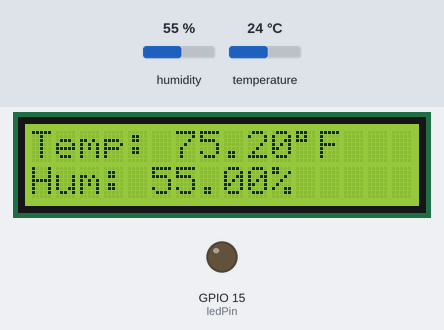
Recording of a sketch running on a simulated ESP32. On the bench: 16×2 character LCD, output pins drawn as LEDs (lit = HIGH). The test bench sets the inputs (shaded band); at power-on: temperature 24 °C, humidity 55 %. WiFi joins after 1.5 s; servers stay silent unless stated; uploads are accepted with an empty reply; what the sketch prints to the serial monitor is not drawn.

Above: at 2.9 s.
3.0 s: temperature set to 28 °C
At 11.9 s:
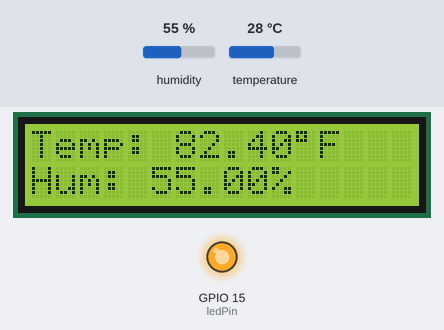
12.5 s: humidity set to 22 %
At 19.9 s:
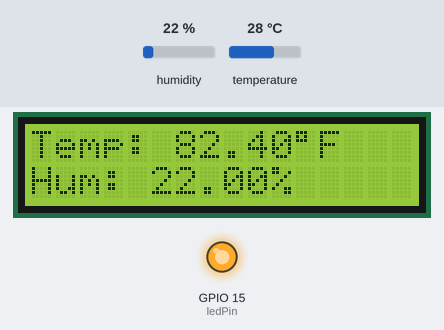
21.1 s: humidity set to 40 %
At 28.5 s:
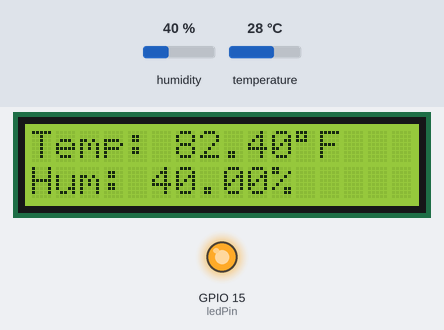
29.7 s: temperature set to 12 °C
At 37.5 s:
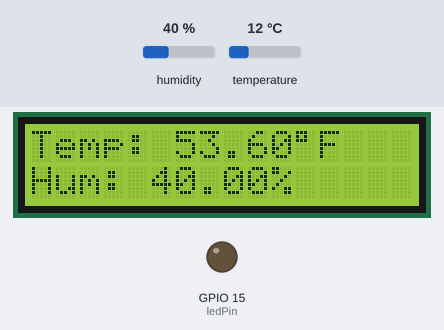
Timing chart, 0 to 39.0 s (numbered marks = the images above; inputs shaded):
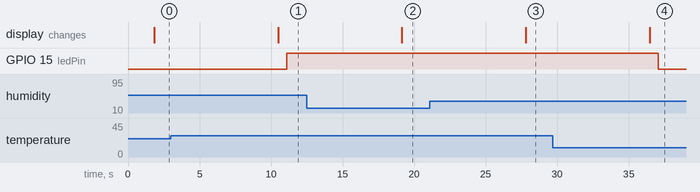

Measured:
- the behaviour switches between 26 and 27 °C on temperature (found by bisection; images 0 and 1)
- after the input at 3.0 s, GPIO 15 (ledPin): LOW → HIGH after 8.1 s; the display: changes after 7.5 s (image 1)
- after the input at 12.5 s, the display: changes after 6.6 s (image 2)
- after the input at 21.1 s, the display: changes after 6.7 s (image 3)
- after the input at 29.7 s, GPIO 15 (ledPin): HIGH → LOW after 7.4 s; the display: changes after 6.8 s (image 4)

The sketch:

8.6_Temp_and_Humdity_w_API.ino
```cpp
//8.6: Temp_Humidity_Monitor
  //https://docs.sunfounder.com/projects/esp32-starter-kit/en/latest/arduino/iot_projects/ar_iot_adafruitio.html

//Reference for the LCD Display
  //https://docs.sunfounder.com/projects/esp32-starter-kit/en/latest/arduino/basic_projects/ar_lcd.html

//=--LIBRARIES--=//
#include <WiFi.h>//handles wifi connection
#include <HTTPClient.h>//allows sending GET & POSTs
#include <ArduinoJson.h> //JSON helper libaray for parsing JSON
#include "DHT.h" //DHT sensor library, (pin, type), used to obtain sensor values
#include <LiquidCrystal_I2C.h>//control I2C LCD display
#include <Wire.h>//control I2C LCD display

//network credentials
// const char* ssid = "UU-IoT";
// const char* password = "0xDEADBEEF";

const char* ssid = "Monica wifi";
const char* password = "3368844443";

  //API URL
  //String apiUrl = "https://petstoredemo.azure-api.net/pet/1"; //test
// String apiUrl = "http://tempandhumidity.azure-api.net";
String apiUrl = "http://lab1-440.azure-api.net/temp-and-humidity";
//subscription key
//String subscriptionKey = "1b4c7bde7691450ea424c9ed91230c17"; //test
String subscriptionKey  = "edb15d72f99f49479cedd9f83db5fbd0";  //for API class API
  //shared access key server needs for authentication
  //will be included in the header

#define DHTPIN 13 //pin number connected to DHT data line
#define DHTTYPE DHT11 //defines which DHT model

DHT dht(DHTPIN, DHTTYPE); //create DHT object
  //used to call functions such as: dht.readTemperatureF

// set pin numbers
const int ledPin = 15;//number of the led pin

LiquidCrystal_I2C lcd(0x27,16,2);// set the LCD address to 0x27 for a 16 chars and 2 line display

// Forward declarations
  //need to declare functions before setup() so compiler knows they exsist
void makeApiRequest();
void sendSensorData(float temp, float hum);
void getLatestReading();
void checkLEDState(float temperatureF);
String getTimeString();

void setup() {

  Serial.begin(115200);
  //start serial monitor at 115200 baud for debugging
  //top right magnifying glass

  Serial.println("Starting setup...");
  //print set-up feedback to serial monitor

  dht.begin();//init DHT sensor lib

  pinMode(ledPin, OUTPUT);//declare LED as output, so modes can be changed (high, low)

  // Initialize LCD
  lcd.init();// initialize the lcd
  lcd.backlight(); // Turns on the LCD backlight.
  lcd.setCursor(0, 0);//set cursor to column 0, row 0
  lcd.print("Starting...");
    //will be on first row

  WiFi.begin(ssid, password);
  // Connect to WiFi w/ credentials

  Serial.print("Connecting to WiFi");
  WiFi.begin(ssid, password);

  //loop until connected
  while (WiFi.status() != WL_CONNECTED) {
    delay(500);
    Serial.print(".");
  }

  if (WiFi.status() == WL_CONNECTED) {
    Serial.println("\nConnected");
    makeApiRequest();
  }

  else {
    Serial.println("\nWiFi failed. Continuing without network...");
  }
}


void loop() {
  //loop doesn't terminate after setup
  //will read sensors and call API


  //read + store sensor data
  float temperatureC = dht.readTemperature();//read temp (c) from DHT sensor
  float temperatureF = (temperatureC * 9.0 / 5.0) + 32.0;  // Fahrenheit
    //returns NaN if errors

  float humidity = dht.readHumidity();//read humditity from DHT sensor
    //returns percentage


  //Print sensor values to the serial monitor for testing
  Serial.print("Temperature (F): ");
  Serial.println(temperatureF);

  Serial.print("Humidity (%): ");
  Serial.println(humidity);

  //display on LCD
  lcd.setCursor(0, 0);//sets cursor at row 1
  lcd.print("Temp: ");
  lcd.print(temperatureF);
  lcd.print((char)223); // degree symbol
  lcd.print("F  ");

  lcd.setCursor(0, 1);//sets cursor at row 2
  lcd.print("Hum: ");
  lcd.print(humidity);
  lcd.print("%   ");

  if (!isnan(temperatureC) && !isnan(humidity)) {
    sendSensorData(temperatureC, humidity);
    getLatestReading();//Show what server stored
    checkLEDState(temperatureF);//Update LED state from server
  }

  delay(8000);
  // float temperature = dht.readTemperature();
  // float humidity = dht.readHumidity();

}

//Post the temperature and humidity data
void sendSensorData(float temp, float hum) {
  //pass in temp and hum as parameters, done in forward declaration

  //create HTTP client
  HTTPClient http;
    //allows for GET and POST requests to API

  //build URL for data endpoint
  String url = apiUrl + "/data";

  //initalize HTTP request
  http.begin(url);

  //Header
  http.addHeader("Content-Type", "application/json");
  http.addHeader("Ocp-Apim-Subscription-Key", subscriptionKey);

  //JSON body
  // String body = "{\"temperature\": " + String(temp) +
  //               ", \"humidity\": " + String(hum) +
  //               ", \"timestamp\": \"" + getTimeString() + "\"}";

  String body = "{\"temperature\": " + String(temp) +
              ", \"humidity\": " + String(hum) +
              ", \"timestamp\": \"" + getTimeString() + "\"}";

  Serial.println("POST Body:");
  Serial.println(body);

  //Send json body in POST
  int code = http.POST(body);

  //print to serial monitor for testing
  Serial.print("POST /data: ");
  Serial.println(code);

  http.end();//end HTTP client
}

//GET
void makeApiRequest() {

  if (WiFi.status() == WL_CONNECTED) {

    //Create HTTP client object for GET request
    HTTPClient http;

    //begin request to URL
    http.begin(apiUrl);

    //header
    http.addHeader("Ocp-Apim-Subscription-Key", subscriptionKey);

    //send GET
    int httpResponseCode = http.GET();

    //print response to serial monitor
    Serial.print("HTTP Response code: ");
    Serial.println(httpResponseCode);

    //If success, print body
    if (httpResponseCode > 0) {
      String payload = http.getString();
      Serial.println("Response:");
      Serial.println(payload);
    } else {
      Serial.println("Request failed!");
    }

    http.end();//http client

  } else {
    Serial.println("WiFi not connected.");
  }
}

//GET
void getLatestReading() {

  //Create HTTP client object for GET request
  HTTPClient http;

  http.begin(apiUrl+"/data/latest");//build url

  //header, GET only needs key
  http.addHeader("Ocp-Apim-Subscription-Key", subscriptionKey);

  //send GET
  int code = http.GET();

  Serial.print("GET /data/latest: ");
  Serial.println(code);

  //if successful print to serial monitor
  if (code == 200) {
    String response = http.getString();
    Serial.println("Latest Data: "+ response);
  }

  http.end();
}

//Get LED state from server
void checkLEDState(float temperatureF) {
  //will POST {"state":"ON"} or {"state":"OFF"}

  HTTPClient http;//new client obj.

  http.begin(apiUrl+"/led");//build url

  //header
  http.addHeader("Content-Type", "application/json");
  http.addHeader("Ocp-Apim-Subscription-Key", subscriptionKey);

  // Turn LED ON if temp > 80F, OFF otherwise
  String state = (temperatureF > 80) ? "ON" : "OFF";
  int code = http.POST("{\"state\":\"" + state + "\"}");
  digitalWrite(ledPin, state == "ON" ? HIGH : LOW);

  //print response if successful
  // if (code == 200) {
  //   String response = http.getString();
  //   Serial.println("LED Response: " + response);

  //   //check led state: on or off
  //   if (response.indexOf("ON") > -1) {
  //     //method for reading response + checking for ON

  //     digitalWrite(ledPin, HIGH);//turn on LED
  //   }

  //   else if (response.indexOf("OFF") > -1) {
  //       //method for reading response + checking for OFF

  //     digitalWrite(ledPin, LOW);//turn off LED
  //   }

  Serial.print("POST /led code: ");
  Serial.println(code);

  if (code > 0) {
    String response = http.getString();
    Serial.println("LED Response: " + response);
  } else {
    Serial.println("LED POST failed");
  }

  digitalWrite(ledPin, state == "ON" ? HIGH : LOW);

  http.end();
  }

  // //print values to serial monitor
  // Serial.print("POST /led code: ");
  // Serial.println(code);

  // String payload = http.getString();
  // Serial.println("LED Payload:");
  // Serial.println(payload);


  // http.end();


// String getTimeString() {
//   unsigned long ms = millis() / 1000; // seconds since boot

//   int hours = (ms / 3600) % 24;
//   int minutes = (ms / 60) % 60;
//   int seconds = ms % 60;

//   //ISO-8601 format for API compatibility
//   char buffer[30];
//   sprintf(buffer, "2025-12-02T%02d:%02d:%02dZ", hours, minutes, seconds);

//   return String(buffer);
// }

String getTimeString() {
  unsigned long ms = millis() / 1000; // seconds since boot

  int hours = (ms / 3600) % 24;
  int minutes = (ms / 60) % 60;
  int seconds = ms % 60;

  char buffer[30];
  sprintf(buffer, "2025-12-02T%02d:%02d:%02dZ", hours, minutes, seconds);

  return String(buffer);
}
```
